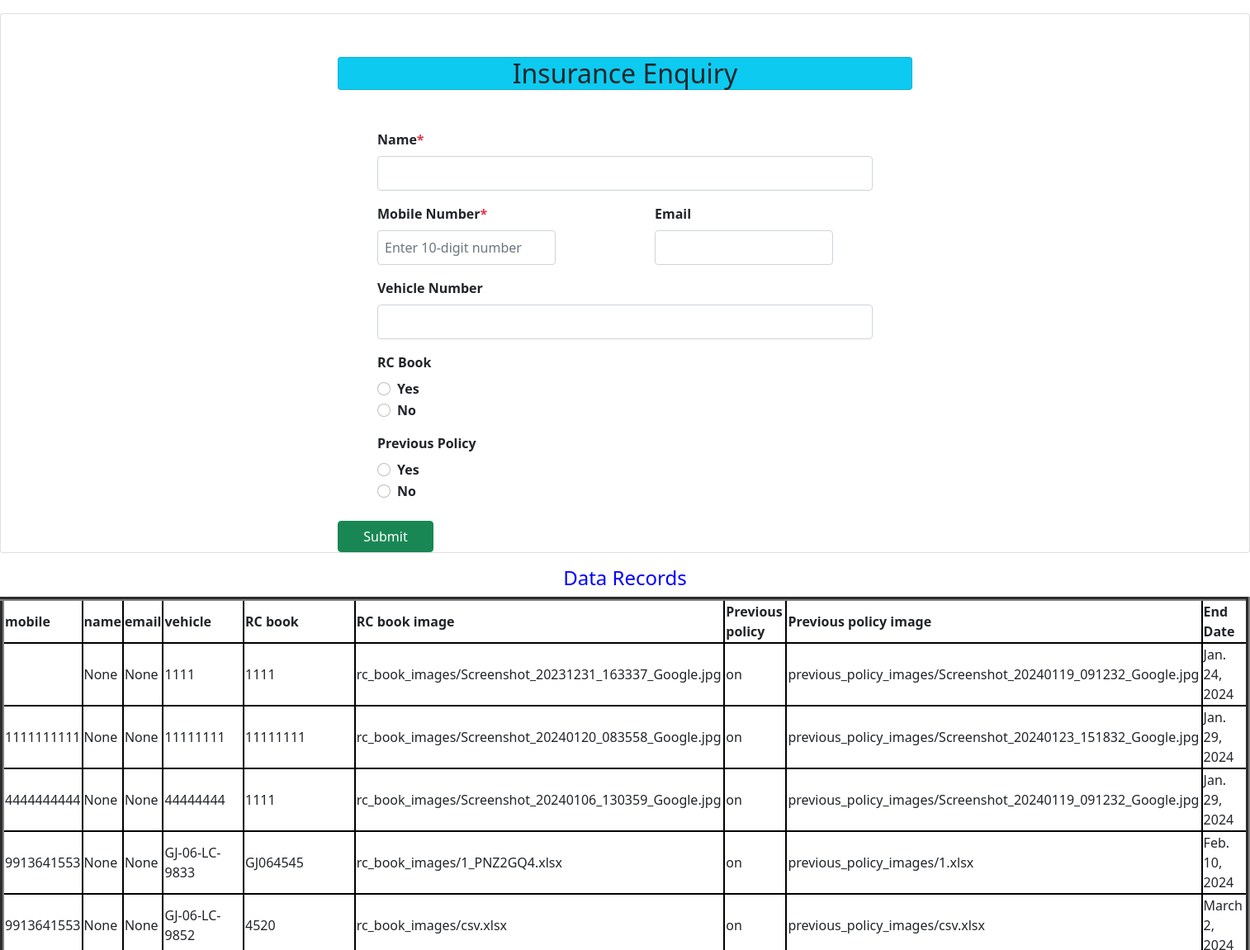
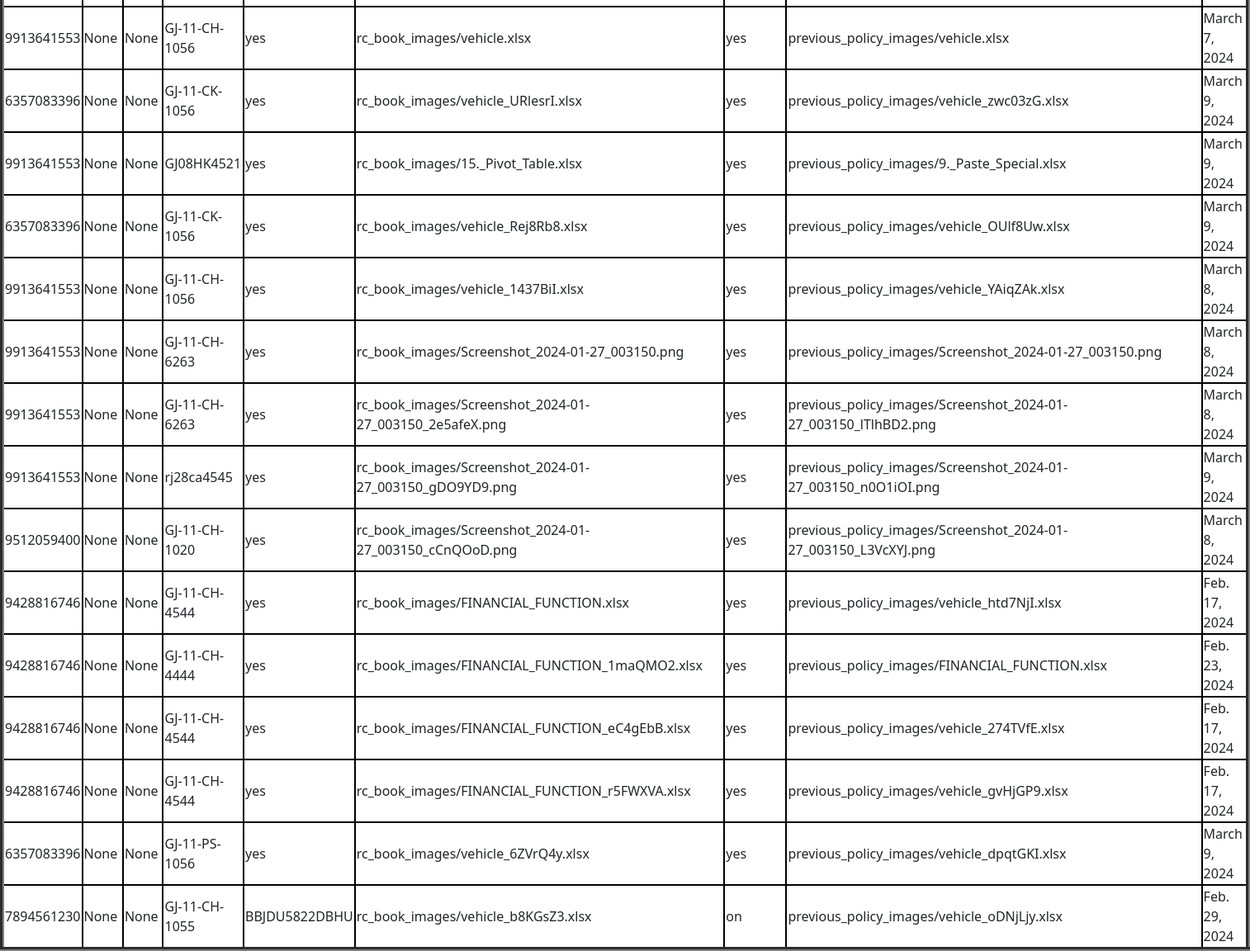
/enquirynewcust/ (signed in), run on the app's committed database (2 pictures, top to bottom).
### blog/models.py (models this page shows)
class VehicleInformation(models.Model):
    name = models.CharField(max_length=255,null=True)
    mobile = models.CharField(max_length=10,null=True)
    email = models.EmailField(null=True)
    vehicle_number = models.CharField(max_length=255)
    rc_book = models.CharField(max_length=255)
    rc_book_image = models.ImageField(upload_to='rc_book_images/')
    previous_policy = models.CharField(max_length=255)
    previous_policy_image = models.ImageField(
        upload_to='previous_policy_images/')
    end_date = models.DateField()

### blog/views.py (the view, shortened to what this page needs)
# urls.py: path('enquirynewcust/', views.enquiryNewCust, name="enquirynewcust"),
def enquiryNewCust(request):
    data = InsuranceEnquiry.objects.all()
    data = VehicleInformation.objects.all()
    return render(request, 'enquiry_newcust.html',{'data':data})

### blog/templates/enquiry_newcust.html (shortened to what this page needs)
<!DOCTYPE HTML>
<html lang="en">
<head>
    <link href="https://cdn.jsdelivr.net/npm/bootstrap@5.0.2/dist/css/bootstrap.min.css" rel="stylesheet">
</head>
<body>
<form class="card my-3" method="POST" enctype="multipart/form-data">
    <div class="row align-items-start mt-5 fw-bold">
        <div class="col-6 offset-3">
            <div class="container-fluid">
                <h2 class='card mt-1 text-center bg-info'>Insurance Enquiry</h2>
                <div class="mb-3 mx-5 mt-5">
                    <label for="exampleInputEmail1" class="form-label">Name<span class="text-danger">*</span></label>
                    <input type="text" name='name' class="form-control" required>
                </div>
                <div class='row d-flex'>
                    <div class="col-4 mb-3 mx-5">
                        <label for="exampleInputNumber" class="form-label">Mobile Number<span class="text-danger">*</span></label>
                        <input type="tel" name='number' class="form-control" pattern="^[0-9]{10}$" maxlength="10"
                            required placeholder="Enter 10-digit number">
                    </div>
                    <div class="col-4 mb-3 mx-5">
                        <label for="exampleInputEmail1" class="form-label">Email </label>
                        <input type="email" class="form-control" name='email' id="exampleInputEmail1" aria-describedby="emailHelp">
                    </div>
                </div>
                <div id="fieldsContainer">
                    <div class="vehicle-fields">
                        <div class="mb-3 mx-5">
                            <label for="vehicleNumber" class="form-label fw-bold">Vehicle Number</label>
                            <input type="text" class="form-control" name="vehicle_number[]" required>
                        </div>
                        <div class="mb-3 mx-5">
                            <p class="form-label fw-bold">RC Book</p>
                            <div class="form-check">
                                <input class="form-check-input" type="radio" name="rc_book_radio" id="rcBookRadioYes" value="yes" onchange="toggleRcBookImageField()">
                                <label class="form-check-label" for="rcBookRadioYes">Yes</label>
                            </div>
                            <div class="form-check">
                                <input class="form-check-input" type="radio" name="rc_book_radio" id="rcBookRadioNo" value="no" onchange="toggleRcBookImageField()">
                                <label class="form-check-label" for="rcBookRadioNo">No</label>
                            </div>
                        </div>
                        <div class="mb-3 mx-5">
                            <p class="form-label fw-bold">Previous Policy</p>
                            <div class="form-check">
                                <input class="form-check-input" type="radio" name="previous_policy_radio" id="previousPolicyRadioYes" value="yes" onchange="togglePreviousPolicyFields()">
                                <label class="form-check-label" for="previousPolicyRadioYes">Yes</label>
                            </div>
                            <div class="form-check">
                                <input class="form-check-input" type="radio" name="previous_policy_radio" id="previousPolicyRadioNo" value="no" onchange="togglePreviousPolicyFields()">
                                <label class="form-check-label" for="previousPolicyRadioNo">No</label>
                            </div>
                        </div>
                    </div>
                </div>
                <button type="submit" class="col-2 btn btn-success mt-2">Submit</button>
            </div>
        </div>
    </div>
</form>
<center><h4 style="color: blue;">Data Records</h4></center>
  <table border="5">
    <tr>
      <th style="border: 2px solid black;">mobile</th>
      <th style="border: 2px solid black;">name</th>
      <th style="border: 2px solid black;">email</th>
      <th style="border: 2px solid black;">vehicle</th>
      <th style="border: 2px solid black;">RC book</th>
      <th style="border: 2px solid black;">RC book image</th>
      <th style="border: 2px solid black;">Previous policy</th>
      <th style="border: 2px solid black;">Previous policy image</th>
      <th style="border: 2px solid black;">End Date</th>
      </tr>
      {% for i in data %}
      <tr>
        <td style="border: 2px solid black;">{{i.mobile}}</td>
        <td style="border: 2px solid black;">{{i.name}}</td>
        <td style="border: 2px solid black;">{{i.email}}</td>
        <td style="border: 2px solid black;">{{i.vehicle_number}}</td>
        <td style="border: 2px solid black;">{{i.rc_book}}</td>
        <td style="border: 2px solid black;">{{i.rc_book_image}}</td>
        <td style="border: 2px solid black;">{{i.previous_policy}}</td>
        <td style="border: 2px solid black;">{{i.previous_policy_image}}</td>
        <td style="border: 2px solid black;">{{i.end_date}}</td>
      </tr>
      {% endfor %}
  </table>
</body>
</html>

### blog/templates/enquiry_newcust.html (style rules this page uses)
.form-label { display: block; font-weight: bold; }
.form-control { width: 100%; padding: 8px; box-sizing: border-box; }

### data on the page
VehicleInformation: name "None", email "None", vehicle_number "1111", rc_book "1111", rc_book_image "rc_book_images/Screenshot_20231231_163337_Google.jpg", previous_policy "on", previous_policy_image "previous_policy_images/Screenshot_20240119_091232_Google.jpg", end_date "Jan. 24, 2024"
VehicleInformation: mobile "1111111111", name "None", email "None", vehicle_number "11111111", rc_book "11111111", rc_book_image "rc_book_images/Screenshot_20240120_083558_Google.jpg", previous_policy "on", previous_policy_image "previous_policy_images/Screenshot_20240123_151832_Google.jpg", end_date "Jan. 29, 2024"
VehicleInformation: mobile "4444444444", name "None", email "None", vehicle_number "44444444", rc_book "1111", rc_book_image "rc_book_images/Screenshot_20240106_130359_Google.jpg", previous_policy "on", previous_policy_image "previous_policy_images/Screenshot_20240119_091232_Google.jpg", end_date "Jan. 29, 2024"
VehicleInformation: mobile "9913641553", name "None", email "None", vehicle_number "GJ-06-LC-9833", rc_book "GJ064545", rc_book_image "rc_book_images/1_PNZ2GQ4.xlsx", previous_policy "on", previous_policy_image "previous_policy_images/1.xlsx", end_date "Feb. 10, 2024"
VehicleInformation: mobile "9913641553", name "None", email "None", vehicle_number "GJ-06-LC-9852", rc_book "4520", rc_book_image "rc_book_images/csv.xlsx", previous_policy "on", previous_policy_image "previous_policy_images/csv.xlsx", end_date "March 2, 2024"
VehicleInformation: mobile "9913641553", name "None", email "None", vehicle_number "GJ-11-CH-1056", rc_book "yes", rc_book_image "rc_book_images/vehicle.xlsx", previous_policy "yes", previous_policy_image "previous_policy_images/vehicle.xlsx", end_date "March 7, 2024"
VehicleInformation: mobile "6357083396", name "None", email "None", vehicle_number "GJ-11-CK-1056", rc_book "yes", rc_book_image "rc_book_images/vehicle_URlesrI.xlsx", previous_policy "yes", previous_policy_image "previous_policy_images/vehicle_zwc03zG.xlsx", end_date "March 9, 2024"
VehicleInformation: mobile "9913641553", name "None", email "None", vehicle_number "GJ08HK4521", rc_book "yes", rc_book_image "rc_book_images/15._Pivot_Table.xlsx", previous_policy "yes", previous_policy_image "previous_policy_images/9._Paste_Special.xlsx", end_date "March 9, 2024"
VehicleInformation: mobile "6357083396", name "None", email "None", vehicle_number "GJ-11-CK-1056", rc_book "yes", rc_book_image "rc_book_images/vehicle_Rej8Rb8.xlsx", previous_policy "yes", previous_policy_image "previous_policy_images/vehicle_OUlf8Uw.xlsx", end_date "March 9, 2024"
VehicleInformation: mobile "9913641553", name "None", email "None", vehicle_number "GJ-11-CH-1056", rc_book "yes", rc_book_image "rc_book_images/vehicle_1437BiI.xlsx", previous_policy "yes", previous_policy_image "previous_policy_images/vehicle_YAiqZAk.xlsx", end_date "March 8, 2024"
VehicleInformation: mobile "9913641553", name "None", email "None", vehicle_number "GJ-11-CH-6263", rc_book "yes", rc_book_image "rc_book_images/Screenshot_2024-01-27_003150.png", previous_policy "yes", previous_policy_image "previous_policy_images/Screenshot_2024-01-27_003150.png", end_date "March 8, 2024"
VehicleInformation: mobile "9913641553", name "None", email "None", vehicle_number "GJ-11-CH-6263", rc_book "yes", rc_book_image "rc_book_images/Screenshot_2024-01-27_003150_2e5afeX.png", previous_policy "yes", previous_policy_image "previous_policy_images/Screenshot_2024-01-27_003150_lTlhBD2.png", end_date "March 8, 2024"
VehicleInformation: mobile "9913641553", name "None", email "None", vehicle_number "rj28ca4545", rc_book "yes", rc_book_image "rc_book_images/Screenshot_2024-01-27_003150_gDO9YD9.png", previous_policy "yes", previous_policy_image "previous_policy_images/Screenshot_2024-01-27_003150_n0O1iOI.png", end_date "March 9, 2024"
VehicleInformation: mobile "9512059400", name "None", email "None", vehicle_number "GJ-11-CH-1020", rc_book "yes", rc_book_image "rc_book_images/Screenshot_2024-01-27_003150_cCnQOoD.png", previous_policy "yes", previous_policy_image "previous_policy_images/Screenshot_2024-01-27_003150_L3VcXYJ.png", end_date "March 8, 2024"
VehicleInformation: mobile "9428816746", name "None", email "None", vehicle_number "GJ-11-CH-4544", rc_book "yes", rc_book_image "rc_book_images/FINANCIAL_FUNCTION.xlsx", previous_policy "yes", previous_policy_image "previous_policy_images/vehicle_htd7NjI.xlsx", end_date "Feb. 17, 2024"
VehicleInformation: mobile "9428816746", name "None", email "None", vehicle_number "GJ-11-CH-4444", rc_book "yes", rc_book_image "rc_book_images/FINANCIAL_FUNCTION_1maQMO2.xlsx", previous_policy "yes", previous_policy_image "previous_policy_images/FINANCIAL_FUNCTION.xlsx", end_date "Feb. 23, 2024"
VehicleInformation: mobile "9428816746", name "None", email "None", vehicle_number "GJ-11-CH-4544", rc_book "yes", rc_book_image "rc_book_images/FINANCIAL_FUNCTION_eC4gEbB.xlsx", previous_policy "yes", previous_policy_image "previous_policy_images/vehicle_274TVfE.xlsx", end_date "Feb. 17, 2024"
VehicleInformation: mobile "9428816746", name "None", email "None", vehicle_number "GJ-11-CH-4544", rc_book "yes", rc_book_image "rc_book_images/FINANCIAL_FUNCTION_r5FWXVA.xlsx", previous_policy "yes", previous_policy_image "previous_policy_images/vehicle_gvHjGP9.xlsx", end_date "Feb. 17, 2024"
VehicleInformation: mobile "6357083396", name "None", email "None", vehicle_number "GJ-11-PS-1056", rc_book "yes", rc_book_image "rc_book_images/vehicle_6ZVrQ4y.xlsx", previous_policy "yes", previous_policy_image "previous_policy_images/vehicle_dpqtGKI.xlsx", end_date "March 9, 2024"
VehicleInformation: mobile "7894561230", name "None", email "None", vehicle_number "GJ-11-CH-1055", rc_book "BBJDU5822DBHU", rc_book_image "rc_book_images/vehicle_b8KGsZ3.xlsx", previous_policy "on", previous_policy_image "previous_policy_images/vehicle_oDNjLjy.xlsx", end_date "Feb. 29, 2024"
